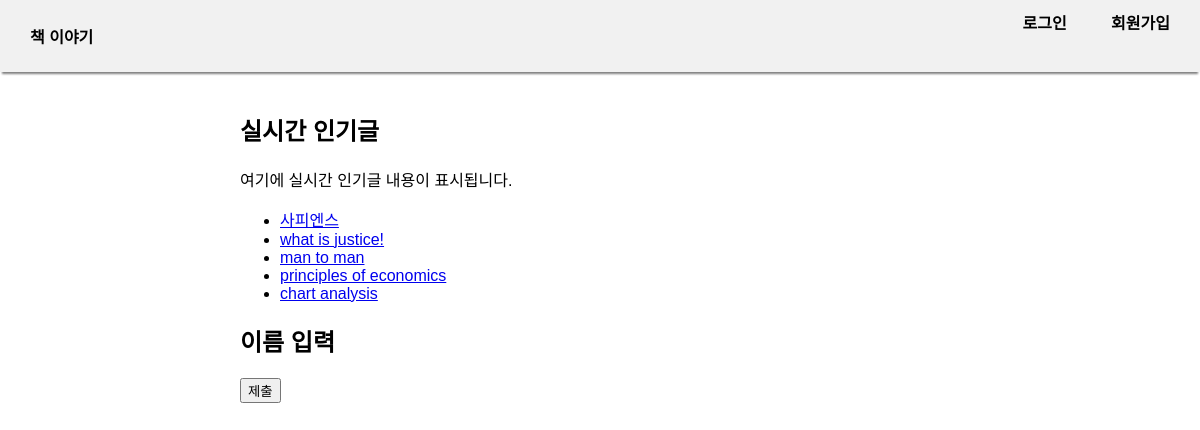
The app's page /book/, older data.
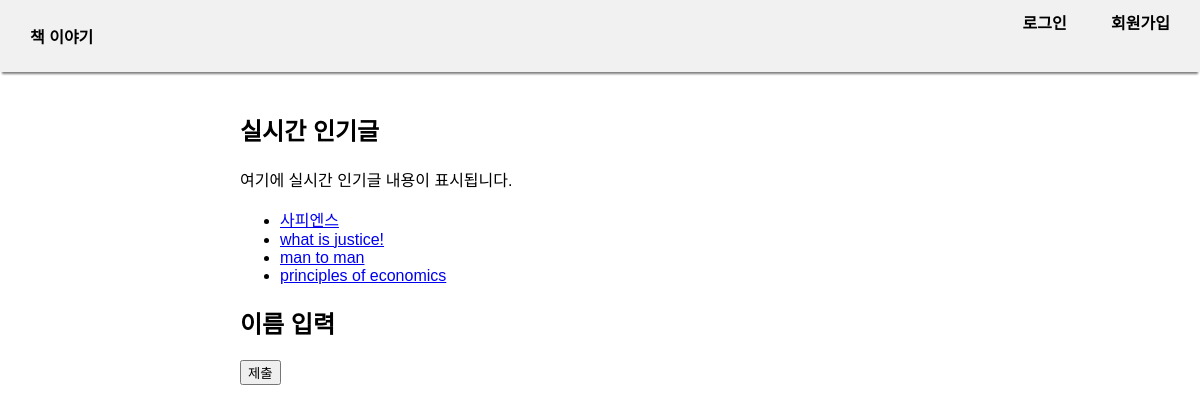
The same page, newer data.
### book/models.py (models this page shows, shortened)
class bookT(models.Model):
    book_Title = models.CharField(max_length=200)
    pub_date = models.DateTimeField("date published")

### book/views.py (the view)
# urls.py: path('', views.index, name='index'),
def index(request):
    book_title_list=bookT.objects.all()
    context={
        'book_title_list' : book_title_list,
    }
    return render(request,'book/index.html',context)

### book/templates/book/index.html (shortened to what this page needs)
 <!DOCTYPE html>
 <html>
 <head>
 </head>
 <body>
     <div class="navbar">
         <a href="{% url 'index' %}">책 이야기</a>
         <div>
             <a href="{% url 'login' %}">로그인</a>
             <a href="{% url 'signup' %}">회원가입</a>
         </div>
     </div>
     <div class="main-content">
         <h2>실시간 인기글</h2>
         <p>여기에 실시간 인기글 내용이 표시됩니다.</p>
         {%if book_title_list%}
        <ul>
        {%for title in book_title_list%}   {%comment%} 디비에 있는 책들의 값을 불러오는 것  {%endcomment%}
            <li><a href="/book/{{ title.id }}/">{{ title.book_Title }}</a></li>
        {%endfor%}
        </ul>
        {%else%}
        <p>no book title</p>
        {%endif%}
        <h2>이름 입력</h2>
        <form method="post" >
            <button type="submit">제출</button>
        </form>
     </div>
 </body>
 </html>

Row changes from the older to the newer data that the page shows:
removed bookT: book_Title "chart analysis"
